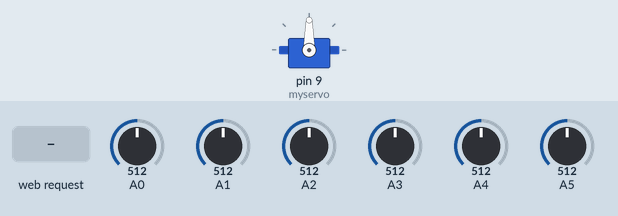
Recording of a sketch running on a simulated Arduino Uno, built with avr-gcc and run on an emulated ATmega328P. On the bench: servo. Inputs (shaded band) come from the test bench; at power-on: A0 = 512, A1 = 512, A2 = 512, A3 = 512, A4 = 512, A5 = 512. WiFi joins after 1.5 s; servers stay silent unless stated; what the sketch prints to the serial monitor is not drawn.

Above: at 1.2 s.
1.3 s: HTTP request GET /?data=0 received
At 2.5 s:
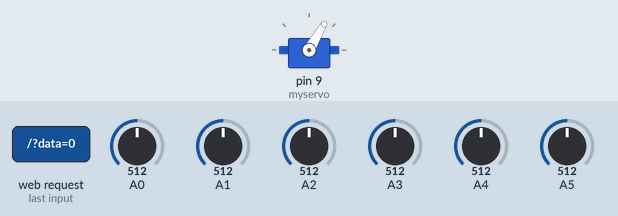
2.8 s: HTTP request GET /?data=1 received
At 3.6 s:
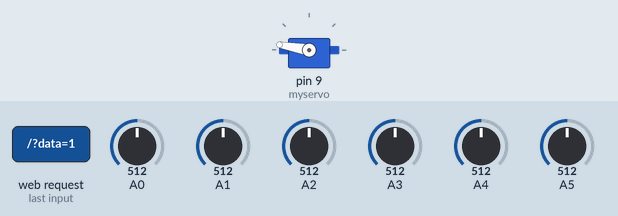
4.3 s: HTTP request GET /?data=3 received
At 6.7 s:
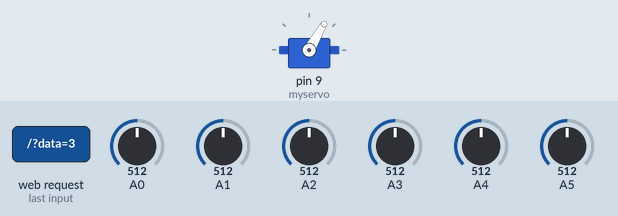
Timing chart, 0 to 8.2 s (numbered marks = the images above; inputs shaded):
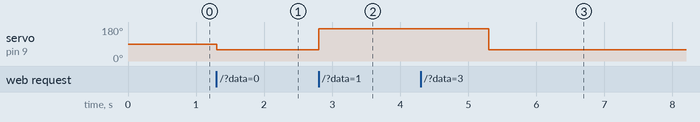

The sketch:

EthernetAndGuest.ino
```cpp
#include <SPI.h>
#include <Ethernet.h>
#include <Servo.h>

// Enter a MAC address and IP address for your controller below.
// The IP address will be dependent on your local network:
byte mac[] = {
  0xDE, 0xAD, 0xBE, 0xEF, 0xFE, 0xED
};
IPAddress ip(192, 168, 0, 177);

// Initialize the Ethernet server library
// with the IP address and port you want to use
// (port 80 is default for HTTP):
EthernetServer server(80);

Servo myservo;  // create servo object to control a servo

void setup() {

  // Open serial communications and wait for port to open:
  Serial.begin(9600);
  while (!Serial) {
    ; // wait for serial port to connect. Needed for native USB port only
  }
  Serial.println("Ethernet WebServer Example");

  // start the Ethernet connection and the server:
  Ethernet.begin(mac, ip);

  // Check for Ethernet hardware present
  if (Ethernet.hardwareStatus() == EthernetNoHardware) {
    Serial.println("Ethernet shield was not found.  Sorry, can't run without hardware. :(");
    while (true) {
      delay(1); // do nothing, no point running without Ethernet hardware
    }
  }
  if (Ethernet.linkStatus() == LinkOFF) {
    Serial.println("Ethernet cable is not connected.");
  }

  // start the server
  server.begin();
  Serial.print("server is at ");
  Serial.println(Ethernet.localIP());

  myservo.attach(9);  // attaches the servo on pin 9 to the servo object

}


void loop() {

  //listen for incoming clients
  EthernetClient client = server.available();
  if (client) {
    Serial.println("new client");
    // an http request ends with a blank line
    boolean currentLineIsBlank = true;

    String cadena = ""; // Declarar Cadena para Capturar URL

    while (client.connected()) {
      if (client.available()) {
        char c = client.read();
        Serial.write(c);


        // Capture Data
        if (cadena.length()<50)
        {
          cadena.concat(c);

           // Buscar campo data
          int posicion = cadena.indexOf("data");
          String command = cadena.substring(posicion);

          if (command == "data=0")
          {
            // Cerrar
            myservo.write(60);
            delay(1000);
            Serial.println("Cerrar Puerta...");
          }
          if (command == "data=1")
          {
            myservo.write(170);
            delay(1000);
            Serial.println("Abriendo Puerta...");
          }
          if (command == "data=3") {
            myservo.write(170);
            delay(1000);
            Serial.println("Abriendo Puerta...");
            myservo.write(60);
            delay(1000);
            Serial.println("Cerrar Puerta...");
          }
        }


        // if you've gotten to the end of the line (received a newline
        // character) and the line is blank, the http request has ended,
        // so you can send a reply
        if (c == '\n' && currentLineIsBlank) {
          // send a standard http response header
          client.println("HTTP/1.1 200 OK");
          client.println("Content-Type: text/html");
          client.println("Connection: close");  // the connection will be closed after completion of the response
          client.println("Refresh: 60");  // refresh the page automatically every 5 sec
          client.println();
          client.println("<!DOCTYPE HTML>");
          client.println("<html>");
          client.println("<main id=\"main\" class=\"main-content\">"); //add some titles and contect classifications
          /*build the table****************************/
          client.println("<TABLE BORDER=\"5\" WIDTH=\"50%\" CELLPADDING=\"4\" CELLSPACING=\"3\">");
          client.println("<TR>");
          client.println("<TH COLSPAN=\"2\"><BR><H3>SENSOR DATA</H3>");
          client.println("</TH>");
          client.println("</TR>");
          client.println("<TR>");
          client.println("<TH>CHANNEL</TH>");
          client.println("<TH>VALUE</TH>");
          client.println("</TR>");
          /*******************************************/
          // output the value of each analog input pin to the table
          for (int analogChannel = 0; analogChannel < 6; analogChannel++) {
            int sensorReading = analogRead(analogChannel); //read analogs
            /*Add the channel to the table with the class identifier*/
            client.println("<TR ALIGN=\"CENTER\">");
            client.print("<TD class=\"chan\">");
            client.print(analogChannel);
            client.println("</TD>");
            /*******************************************************/
            /*Add the coorosponding value to the table*************/
            client.print("<TD class=\"value\">");
            client.print(sensorReading);
            client.println("</TD>");
            client.println("</TR>");
            /******************************************************/
          }
          /*End the HTML****************/
          client.println("</TABLE>");
          client.println("</main>");
          client.println("</html>");
          /***************************/
          break;
        }
        if (c == '\n') {
          // you're starting a new line
          currentLineIsBlank = true;
        } else if (c != '\r') {
          // you've gotten a character on the current line
          currentLineIsBlank = false;
        }
      }
    }
    // give the web browser time to receive the data
    delay(1);
    // close the connection:
    client.stop();
    Serial.println("client disconnected");
  }
}
```

Measured:
- after the input at 1.3 s, servo on pin 9 (myservo): 90° → 60° at once
- after the input at 2.8 s, servo on pin 9 (myservo): 60° → 170° at once
- after the input at 4.3 s, servo on pin 9 (myservo): 170° → 60° after 1.0 s
